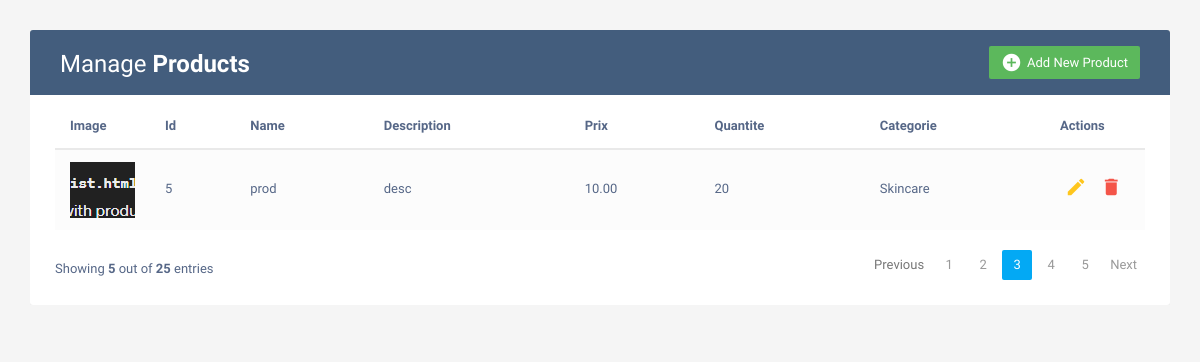
The app's page /managerdashboard/, older data.
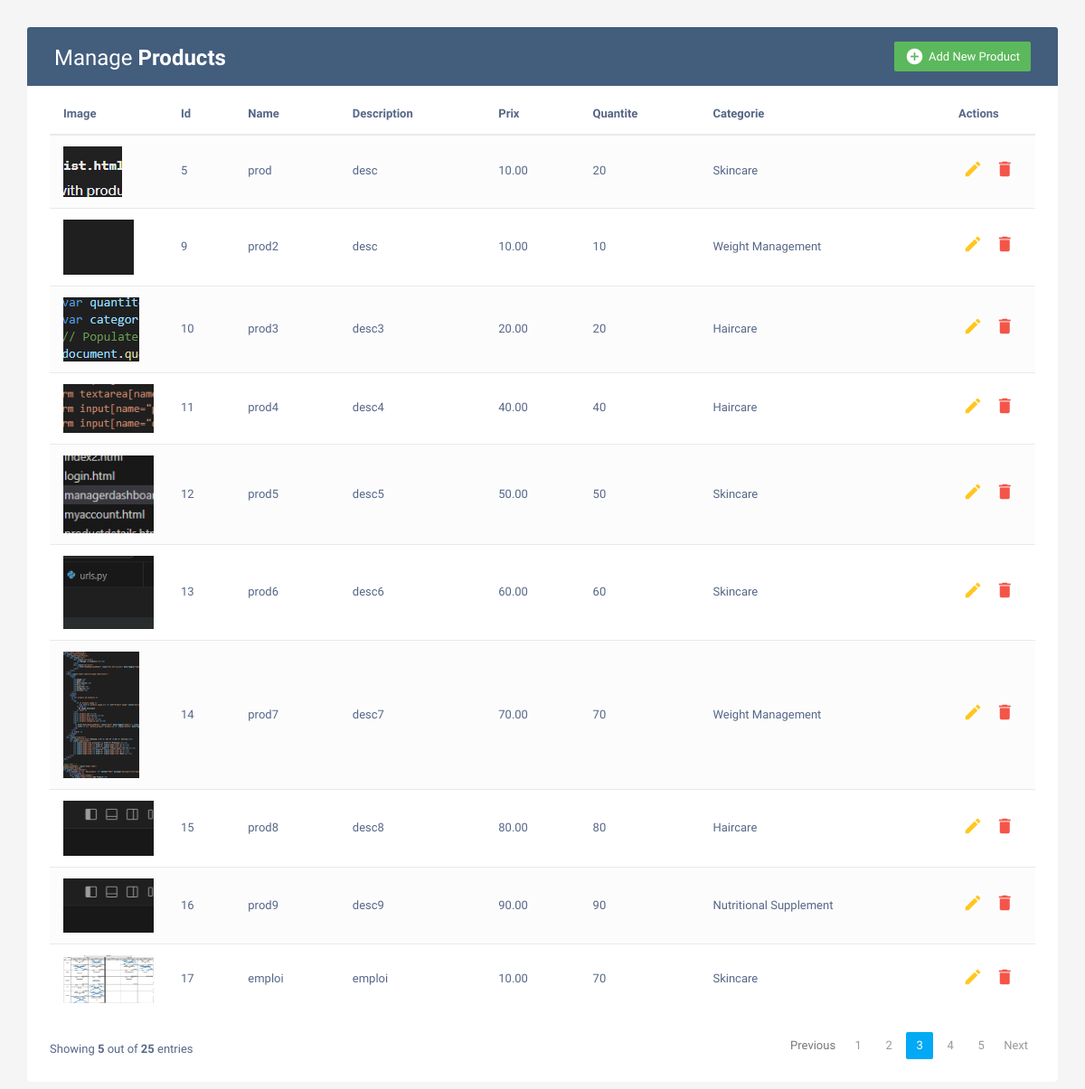
The same page, newer data.
### myapp/models.py (models this page shows)
class Product(models.Model):
    id = models.AutoField(primary_key=True)
    nom = models.CharField(max_length=255)
    description = models.TextField()
    prix = models.DecimalField(max_digits=10, decimal_places=2)
    quantite = models.IntegerField(default=0)
    image = models.ImageField(upload_to='produits/')
    categorie = models.ForeignKey('Category', on_delete=models.CASCADE)

class Category(models.Model):
    id = models.AutoField(primary_key=True)
    nom = models.CharField(max_length=255)

### parapharmacie/views.py (the view)
# urls.py: path('managerdashboard/', views.managerdashboard, name='managerdashboard'),
def managerdashboard(request):
    products = Product.objects.all()
    categories = Category.objects.all()
    return render(request, 'managerdashboard.html', {'categories': categories, 'products': products})

### parapharmacie/templates/managerdashboard.html (shortened to what this page needs)
<!DOCTYPE html>
<html lang="en">
<head>
<link rel="stylesheet" href="https://maxcdn.bootstrapcdn.com/font-awesome/4.7.0/css/font-awesome.min.css">
<link rel="stylesheet" href="https://maxcdn.bootstrapcdn.com/bootstrap/3.3.7/css/bootstrap.min.css">
</head>
<body>
    <div class="container">
		<div class="table-responsive">
			<div class="table-wrapper">
				<div class="table-title">
					<div class="row">
						<div class="col-xs-6">
							<h2>Manage <b>Products</b></h2>
						</div>
						<div class="col-xs-6">
							<a href="#addEmployeeModal" class="btn btn-success" data-toggle="modal"><i class="material-icons">&#xE147;</i> <span>Add New Product</span></a>
						</div>
					</div>
				</div>
				<table class="table table-striped table-hover">
                    <thead>
                      <tr>
                        <th>Image</th>
                        <th>Id</th>
                        <th>Name</th>
                        <th>Description</th>
                        <th>Prix</th>
                        <th>Quantite</th>
                        <th>Categorie</th>
                        <th>Actions</th>
                      </tr>
                    </thead>
                    <tbody>
                      {% for product in products %}
                      <tr>
                        <td>
                            {% if product.image %}
                              <img src="{{ product.image.url }}" alt="Product Image" style="max-width: 100px;">
                            {% else %}
                              No Image Available
                            {% endif %}
                        </td>
                        <td>{{ product.id }}</td>
                        <td>{{ product.nom }}</td>
                        <td>{{ product.description }}</td>
                        <td>{{ product.prix }}</td>
                        <td>{{ product.quantite }}</td>
                        <td>{{ product.categorie.nom }}</td>
                        <td>
                          <a href="#editEmployeeModal" class="edit" data-toggle="modal"><i class="material-icons" data-toggle="tooltip" title="Edit">&#xE254;</i></a>
						  <a href="{% url 'delete_product' product.id %}" class="delete" data-toggle="modal"><i class="material-icons" data-toggle="tooltip" title="Delete">&#xE872;</i></a>
						</td>
                      </tr>
                      {% endfor %}
                    </tbody>
                  </table>
				<div class="clearfix">
					<div class="hint-text">Showing <b>5</b> out of <b>25</b> entries</div>
					<ul class="pagination">
						<li class="page-item disabled"><a href="#">Previous</a></li>
						<li class="page-item"><a href="#" class="page-link">1</a></li>
						<li class="page-item"><a href="#" class="page-link">2</a></li>
						<li class="page-item active"><a href="#" class="page-link">3</a></li>
						<li class="page-item"><a href="#" class="page-link">4</a></li>
						<li class="page-item"><a href="#" class="page-link">5</a></li>
						<li class="page-item"><a href="#" class="page-link">Next</a></li>
					</ul>
				</div>
			</div>
		</div>
    </div>
</body>
</html>

Row changes from the older to the newer data that the page shows:
added Product: image (picture), id "9", nom "prod2", description "desc", prix "10.00", quantite "10", categorie.nom "Weight Management"
added Product: image (picture), id "10", nom "prod3", description "desc3", prix "20.00", quantite "20", categorie.nom "Haircare"
added Product: image (picture), id "11", nom "prod4", description "desc4", prix "40.00", quantite "40", categorie.nom "Haircare"
added Product: image (picture), id "12", nom "prod5", description "desc5", prix "50.00", quantite "50", categorie.nom "Skincare"
added Product: image (picture), id "13", nom "prod6", description "desc6", prix "60.00", quantite "60", categorie.nom "Skincare"
added Product: image (picture), id "14", nom "prod7", description "desc7", prix "70.00", quantite "70", categorie.nom "Weight Management"
added Product: image (picture), id "15", nom "prod8", description "desc8", prix "80.00", quantite "80", categorie.nom "Haircare"
added Product: image (picture), id "16", nom "prod9", description "desc9", prix "90.00", quantite "90", categorie.nom "Nutritional Supplement"
added Product: image (picture), id "17", nom "emploi", description "emploi", prix "10.00", quantite "70", categorie.nom "Skincare"
